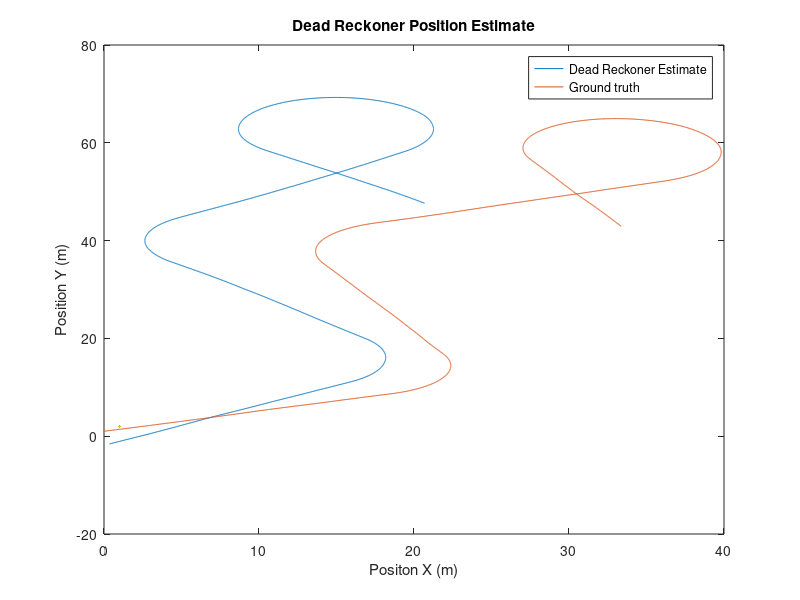
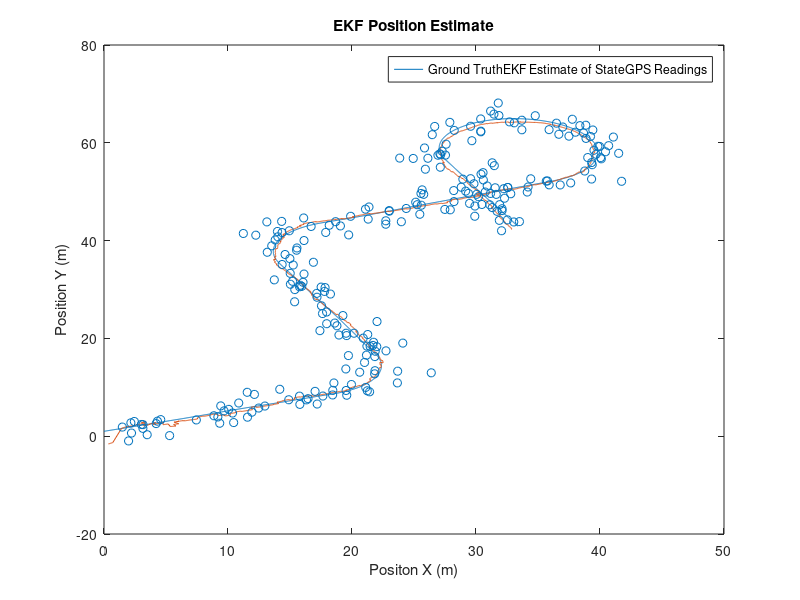

Recreate these plots in MATLAB, in order.
% Title: Problem Set 3
% File Topic: EKF
% Author: Alec Trela 
% Date: 11, November 2022
% ============================================

clc
clear

% load sim data
load("calibration.mat")
load("kfData.mat")

% Time Step
T = 0.01;

% ===================== Find process noise ================================

% Linearize the system about each state
for i = 1:length(q_groundtruth) - 1

    % Linearized approx of the system: q[k+1] = F(q[k], u[k])q[k] + G(q[k])u[k] + Γ(q[k])v[k]
    F_lin(:, :, i) = [1, 0, -T * (u(1, i)) * sin(q_groundtruth(3, i));
                      0, 1,  T * (u(1, i)) * cos(q_groundtruth(3, i));
                      0, 0,                      1];

    G_lin(:, :, i) = [T * cos(q_groundtruth(3, i)), 0;
                      T * sin(q_groundtruth(3, i)), 0;
                      0            , T];

    tau_lin(:, :, i) = [T * cos(q_groundtruth(3, i)), 0;
                        T * sin(q_groundtruth(3, i)), 0;
                        0            , T];
    
    % Derive the process noise by rearranging terms: 
    % v[k] = pinv( Γ(q[k]) ) * ( q[k+1] - F(q[k], u[k])q[k] - G(q[k])u[k] )
    process_noise(i, :) = tau_lin(:, :, i) \ ( q_groundtruth(:, i + 1) - F_lin(:, :, i) * q_groundtruth(:, i) - G_lin(:, :, i) * u(:, i) );


end

% Generate the covarience of the process noise 
covV = cov(process_noise);

disp("Process Covariance (V):")
disp(covV)

% ======================== find sensor noise ===============================

% Find the y that correponds to q ground truth
% i.e. not all time points have sensor data
for i = 1:length(t_y)
    
    j = find(t_groundTruth == t_y(i));
    q_relevant(1:2, j) = q_groundtruth(1:2, j);   
    
end

% Additional filtering step: find() doesn't remove zeros
a = q_relevant(1, q_relevant(1, :) ~= 0);
b = q_relevant(2, q_relevant(2, :) ~= 0);
q_relevant = [a;b];

% Find the noise covariance
% i.e. how different is the sens
covW = cov(transpose(y - q_relevant));
% Scale down covariance W
%covW = covW / 100;

disp("Sensor Covariance (W):")
disp(covW)

% ======================= Dead Reckoner ==================================

% Generate random noise (Gaussian White: N(0, W), N(0, V)
w = mvnrnd([0, 0], covW, length(t));
v = mvnrnd([0, 0], covV, length(t));


% Set initial conditions
qhat_i = [0.355; -1.590; 0.682];
q_dr(:, 1) = qhat_i;


for i = 1:length(t) - 1

    % EKF doesn't need to linearize to predict the mean
    q_dr(1, i + 1) = q_dr(1, i) + T * (u(1, i) + v(i, 1)) * cos(q_dr(3, i));
    q_dr(2, i + 1) = q_dr(2, i) + T * (u(1, i) + v(i, 1)) * sin(q_dr(3, i));
    q_dr(3, i + 1) = q_dr(3, i) + T * (u(2, i) + v(i, 2));
   
end

% Plot Dead Reckoner
% Ground truth plot
figure(1)
plot(q_dr(1, :), q_dr(2, :))
hold on 
plot(q_groundtruth(1, :), q_groundtruth(2, :), LineWidth=2)
hold off
xlabel("Positon X (m)")
ylabel("Position Y (m)")
legend('Dead Reckoner Estimate', "Ground truth")
title("Dead Reckoner Position Estimate")

%  ================= Full Extended Kalman Filter ==========================

% Set initial conditions for covariance
P =  [25, 0, 0;
      0, 25, 0;
      0, 0, 0.154];

% H, h are the same here: we only want the first two states in the output
H = [1, 0, 0;
     0, 1, 0];

% init state 
q_ekf(:, 1) = qhat_i;
for i = 1:length(t) - 1

    % EKF doesn't need to linearize to predict the mean
    q_ekf(1, i + 1) = q_ekf(1, i) + T * (u(1, i) + v(i, 1)) * cos(q_ekf(3, i));
    q_ekf(2, i + 1) = q_ekf(2, i) + T * (u(1, i) + v(i, 1)) * sin(q_ekf(3, i));
    q_ekf(3, i + 1) = q_ekf(3, i) + T * (u(2, i) + v(i, 2));

   
     %update the covariance matrix (we have F, Tau from deriving process
     %noise)
     P = F_lin(:, :, i) * P * transpose(F_lin(:, :, i)) +  tau_lin(:, :, i) * covV * transpose(tau_lin(:, :, i));

    if ismember(t(i), t_y)
        
        GPS = y(:, i/10);

        %update step: find S
        S = H * P * transpose(H) + covW;
        
        %update x
        q_ekf(:, i + 1) = q_ekf(:, i + 1) + P * transpose(H) * inv(S) * (GPS - H * q_ekf(:, i + 1));
        
        %covarience update
        P = P - P * transpose(H) * inv(S) * H * P;

    end

end


% plot EKF
figure(2)
plot(q_groundtruth(1, :), q_groundtruth(2, :))
hold on
plot(q_ekf(1, :), q_ekf(2, :))
hold on 
scatter(y(1, :), y(2, :))
hold off
legend(["Ground Truth", "EKF Estimate of State", "GPS Readings"])
xlabel("Positon X (m)")
ylabel("Position Y (m)")
title("EKF Position Estimate")
